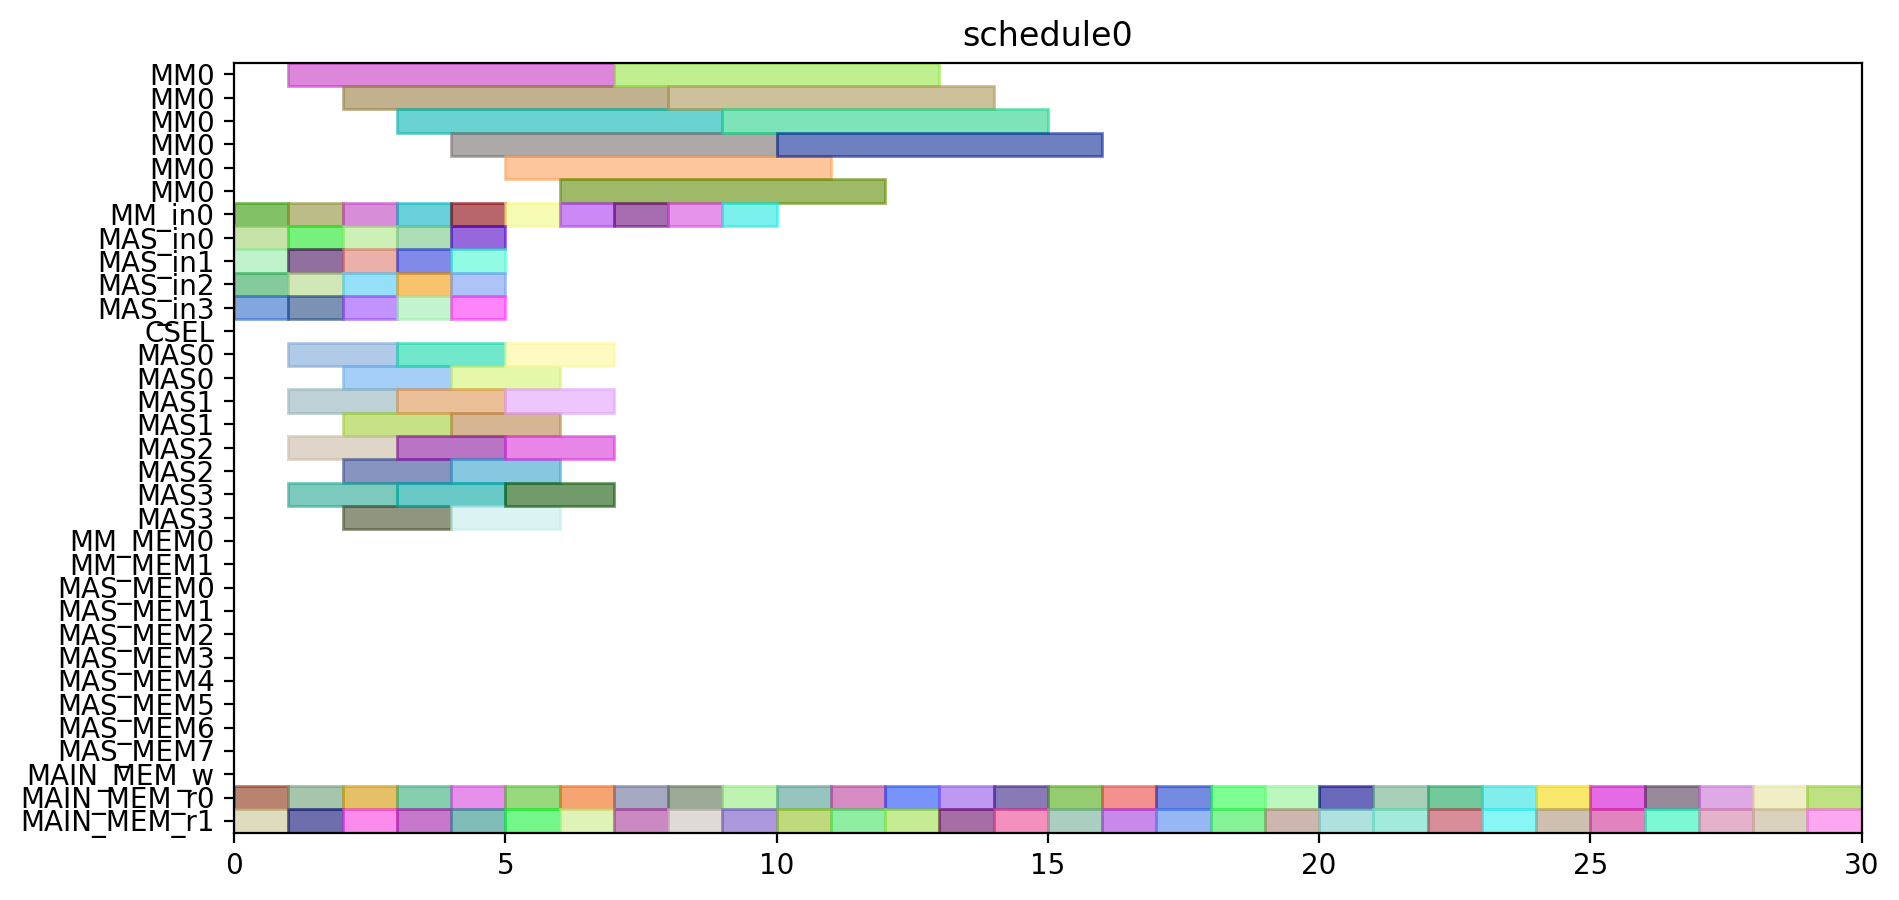

The script that drew this image:
from pyschedule import Scenario, solvers, plotters, alt


def solve():
	horizon = 131
	S = Scenario("schedule0", horizon=horizon)

	# resource
	MM = S.Resources('MM', num=1, size=6)
	MM_in = S.Resources('MM_in', num=1)
	MAS_in = S.Resources('MAS_in', num=4)
	CSEL = S.Resource('CSEL')
	MAS = S.Resources('MAS', num=4, size=2, periods=range(1, horizon))
	MM_MEM = S.Resources('MM_MEM', num=2)
	MAS_MEM = S.Resources('MAS_MEM', num=8)
	MAIN_MEM_w = S.Resource('MAIN_MEM_w', size=1)
	MAIN_MEM_r = S.Resources('MAIN_MEM_r', num=2)

	# result of previous scheduling

	# new tasks
	c_aa_a1_0 = S.Task('c_aa_a1_0', length=2, delay_cost=1)
	c_aa_a1_0 += alt(MAS)
	c_aa_a1_0_in = S.Task('c_aa_a1_0_in', length=1, delay_cost=1)
	c_aa_a1_0_in += alt(MAS_in)
	S += c_aa_a1_0_in*MAS_in[0]<=c_aa_a1_0*MAS[0]

	S += c_aa_a1_0_in*MAS_in[1]<=c_aa_a1_0*MAS[1]

	S += c_aa_a1_0_in*MAS_in[2]<=c_aa_a1_0*MAS[2]

	S += c_aa_a1_0_in*MAS_in[3]<=c_aa_a1_0*MAS[3]

	c_aa_a1_0_mem0 = S.Task('c_aa_a1_0_mem0', length=1, delay_cost=1)
	c_aa_a1_0_mem0 += MAIN_MEM_r[0]
	c_aa_a1_0_mem1 = S.Task('c_aa_a1_0_mem1', length=1, delay_cost=1)
	c_aa_a1_0_mem1 += MAIN_MEM_r[1]
	c_aa_a1_1 = S.Task('c_aa_a1_1', length=2, delay_cost=1)
	c_aa_a1_1 += alt(MAS)
	c_aa_a1_1_in = S.Task('c_aa_a1_1_in', length=1, delay_cost=1)
	c_aa_a1_1_in += alt(MAS_in)
	S += c_aa_a1_1_in*MAS_in[0]<=c_aa_a1_1*MAS[0]

	S += c_aa_a1_1_in*MAS_in[1]<=c_aa_a1_1*MAS[1]

	S += c_aa_a1_1_in*MAS_in[2]<=c_aa_a1_1*MAS[2]

	S += c_aa_a1_1_in*MAS_in[3]<=c_aa_a1_1*MAS[3]

	c_aa_a1_1_mem0 = S.Task('c_aa_a1_1_mem0', length=1, delay_cost=1)
	c_aa_a1_1_mem0 += MAIN_MEM_r[0]
	c_aa_a1_1_mem1 = S.Task('c_aa_a1_1_mem1', length=1, delay_cost=1)
	c_aa_a1_1_mem1 += MAIN_MEM_r[1]
	c_aa_t10 = S.Task('c_aa_t10', length=2, delay_cost=1)
	c_aa_t10 += alt(MAS)
	c_aa_t10_in = S.Task('c_aa_t10_in', length=1, delay_cost=1)
	c_aa_t10_in += alt(MAS_in)
	S += c_aa_t10_in*MAS_in[0]<=c_aa_t10*MAS[0]

	S += c_aa_t10_in*MAS_in[1]<=c_aa_t10*MAS[1]

	S += c_aa_t10_in*MAS_in[2]<=c_aa_t10*MAS[2]

	S += c_aa_t10_in*MAS_in[3]<=c_aa_t10*MAS[3]

	c_aa_t10_mem0 = S.Task('c_aa_t10_mem0', length=1, delay_cost=1)
	c_aa_t10_mem0 += MAIN_MEM_r[0]
	c_aa_t10_mem1 = S.Task('c_aa_t10_mem1', length=1, delay_cost=1)
	c_aa_t10_mem1 += MAIN_MEM_r[1]
	c_aa_t11 = S.Task('c_aa_t11', length=2, delay_cost=1)
	c_aa_t11 += alt(MAS)
	c_aa_t11_in = S.Task('c_aa_t11_in', length=1, delay_cost=1)
	c_aa_t11_in += alt(MAS_in)
	S += c_aa_t11_in*MAS_in[0]<=c_aa_t11*MAS[0]

	S += c_aa_t11_in*MAS_in[1]<=c_aa_t11*MAS[1]

	S += c_aa_t11_in*MAS_in[2]<=c_aa_t11*MAS[2]

	S += c_aa_t11_in*MAS_in[3]<=c_aa_t11*MAS[3]

	c_aa_t11_mem0 = S.Task('c_aa_t11_mem0', length=1, delay_cost=1)
	c_aa_t11_mem0 += MAIN_MEM_r[0]
	c_aa_t11_mem1 = S.Task('c_aa_t11_mem1', length=1, delay_cost=1)
	c_aa_t11_mem1 += MAIN_MEM_r[1]
	c_aa_t3_t0 = S.Task('c_aa_t3_t0', length=6, delay_cost=1)
	c_aa_t3_t0 += alt(MM)
	c_aa_t3_t0_in = S.Task('c_aa_t3_t0_in', length=1, delay_cost=1)
	c_aa_t3_t0_in += alt(MM_in)
	S += c_aa_t3_t0_in*MM_in[0]<=c_aa_t3_t0*MM[0]

	c_aa_t3_t0_mem0 = S.Task('c_aa_t3_t0_mem0', length=1, delay_cost=1)
	c_aa_t3_t0_mem0 += MAIN_MEM_r[0]
	c_aa_t3_t0_mem1 = S.Task('c_aa_t3_t0_mem1', length=1, delay_cost=1)
	c_aa_t3_t0_mem1 += MAIN_MEM_r[1]
	c_aa_t3_t1 = S.Task('c_aa_t3_t1', length=6, delay_cost=1)
	c_aa_t3_t1 += alt(MM)
	c_aa_t3_t1_in = S.Task('c_aa_t3_t1_in', length=1, delay_cost=1)
	c_aa_t3_t1_in += alt(MM_in)
	S += c_aa_t3_t1_in*MM_in[0]<=c_aa_t3_t1*MM[0]

	c_aa_t3_t1_mem0 = S.Task('c_aa_t3_t1_mem0', length=1, delay_cost=1)
	c_aa_t3_t1_mem0 += MAIN_MEM_r[0]
	c_aa_t3_t1_mem1 = S.Task('c_aa_t3_t1_mem1', length=1, delay_cost=1)
	c_aa_t3_t1_mem1 += MAIN_MEM_r[1]
	c_aa_t3_t2 = S.Task('c_aa_t3_t2', length=2, delay_cost=1)
	c_aa_t3_t2 += alt(MAS)
	c_aa_t3_t2_in = S.Task('c_aa_t3_t2_in', length=1, delay_cost=1)
	c_aa_t3_t2_in += alt(MAS_in)
	S += c_aa_t3_t2_in*MAS_in[0]<=c_aa_t3_t2*MAS[0]

	S += c_aa_t3_t2_in*MAS_in[1]<=c_aa_t3_t2*MAS[1]

	S += c_aa_t3_t2_in*MAS_in[2]<=c_aa_t3_t2*MAS[2]

	S += c_aa_t3_t2_in*MAS_in[3]<=c_aa_t3_t2*MAS[3]

	c_aa_t3_t2_mem0 = S.Task('c_aa_t3_t2_mem0', length=1, delay_cost=1)
	c_aa_t3_t2_mem0 += MAIN_MEM_r[0]
	c_aa_t3_t2_mem1 = S.Task('c_aa_t3_t2_mem1', length=1, delay_cost=1)
	c_aa_t3_t2_mem1 += MAIN_MEM_r[1]
	c_aa_t3_t3 = S.Task('c_aa_t3_t3', length=2, delay_cost=1)
	c_aa_t3_t3 += alt(MAS)
	c_aa_t3_t3_in = S.Task('c_aa_t3_t3_in', length=1, delay_cost=1)
	c_aa_t3_t3_in += alt(MAS_in)
	S += c_aa_t3_t3_in*MAS_in[0]<=c_aa_t3_t3*MAS[0]

	S += c_aa_t3_t3_in*MAS_in[1]<=c_aa_t3_t3*MAS[1]

	S += c_aa_t3_t3_in*MAS_in[2]<=c_aa_t3_t3*MAS[2]

	S += c_aa_t3_t3_in*MAS_in[3]<=c_aa_t3_t3*MAS[3]

	c_aa_t3_t3_mem0 = S.Task('c_aa_t3_t3_mem0', length=1, delay_cost=1)
	c_aa_t3_t3_mem0 += MAIN_MEM_r[0]
	c_aa_t3_t3_mem1 = S.Task('c_aa_t3_t3_mem1', length=1, delay_cost=1)
	c_aa_t3_t3_mem1 += MAIN_MEM_r[1]
	c_bb_a1_0 = S.Task('c_bb_a1_0', length=2, delay_cost=1)
	c_bb_a1_0 += alt(MAS)
	c_bb_a1_0_in = S.Task('c_bb_a1_0_in', length=1, delay_cost=1)
	c_bb_a1_0_in += alt(MAS_in)
	S += c_bb_a1_0_in*MAS_in[0]<=c_bb_a1_0*MAS[0]

	S += c_bb_a1_0_in*MAS_in[1]<=c_bb_a1_0*MAS[1]

	S += c_bb_a1_0_in*MAS_in[2]<=c_bb_a1_0*MAS[2]

	S += c_bb_a1_0_in*MAS_in[3]<=c_bb_a1_0*MAS[3]

	c_bb_a1_0_mem0 = S.Task('c_bb_a1_0_mem0', length=1, delay_cost=1)
	c_bb_a1_0_mem0 += MAIN_MEM_r[0]
	c_bb_a1_0_mem1 = S.Task('c_bb_a1_0_mem1', length=1, delay_cost=1)
	c_bb_a1_0_mem1 += MAIN_MEM_r[1]
	c_bb_a1_1 = S.Task('c_bb_a1_1', length=2, delay_cost=1)
	c_bb_a1_1 += alt(MAS)
	c_bb_a1_1_in = S.Task('c_bb_a1_1_in', length=1, delay_cost=1)
	c_bb_a1_1_in += alt(MAS_in)
	S += c_bb_a1_1_in*MAS_in[0]<=c_bb_a1_1*MAS[0]

	S += c_bb_a1_1_in*MAS_in[1]<=c_bb_a1_1*MAS[1]

	S += c_bb_a1_1_in*MAS_in[2]<=c_bb_a1_1*MAS[2]

	S += c_bb_a1_1_in*MAS_in[3]<=c_bb_a1_1*MAS[3]

	c_bb_a1_1_mem0 = S.Task('c_bb_a1_1_mem0', length=1, delay_cost=1)
	c_bb_a1_1_mem0 += MAIN_MEM_r[0]
	c_bb_a1_1_mem1 = S.Task('c_bb_a1_1_mem1', length=1, delay_cost=1)
	c_bb_a1_1_mem1 += MAIN_MEM_r[1]
	c_bb_t10 = S.Task('c_bb_t10', length=2, delay_cost=1)
	c_bb_t10 += alt(MAS)
	c_bb_t10_in = S.Task('c_bb_t10_in', length=1, delay_cost=1)
	c_bb_t10_in += alt(MAS_in)
	S += c_bb_t10_in*MAS_in[0]<=c_bb_t10*MAS[0]

	S += c_bb_t10_in*MAS_in[1]<=c_bb_t10*MAS[1]

	S += c_bb_t10_in*MAS_in[2]<=c_bb_t10*MAS[2]

	S += c_bb_t10_in*MAS_in[3]<=c_bb_t10*MAS[3]

	c_bb_t10_mem0 = S.Task('c_bb_t10_mem0', length=1, delay_cost=1)
	c_bb_t10_mem0 += MAIN_MEM_r[0]
	c_bb_t10_mem1 = S.Task('c_bb_t10_mem1', length=1, delay_cost=1)
	c_bb_t10_mem1 += MAIN_MEM_r[1]
	c_bb_t11 = S.Task('c_bb_t11', length=2, delay_cost=1)
	c_bb_t11 += alt(MAS)
	c_bb_t11_in = S.Task('c_bb_t11_in', length=1, delay_cost=1)
	c_bb_t11_in += alt(MAS_in)
	S += c_bb_t11_in*MAS_in[0]<=c_bb_t11*MAS[0]

	S += c_bb_t11_in*MAS_in[1]<=c_bb_t11*MAS[1]

	S += c_bb_t11_in*MAS_in[2]<=c_bb_t11*MAS[2]

	S += c_bb_t11_in*MAS_in[3]<=c_bb_t11*MAS[3]

	c_bb_t11_mem0 = S.Task('c_bb_t11_mem0', length=1, delay_cost=1)
	c_bb_t11_mem0 += MAIN_MEM_r[0]
	c_bb_t11_mem1 = S.Task('c_bb_t11_mem1', length=1, delay_cost=1)
	c_bb_t11_mem1 += MAIN_MEM_r[1]
	c_bb_t3_t0 = S.Task('c_bb_t3_t0', length=6, delay_cost=1)
	c_bb_t3_t0 += alt(MM)
	c_bb_t3_t0_in = S.Task('c_bb_t3_t0_in', length=1, delay_cost=1)
	c_bb_t3_t0_in += alt(MM_in)
	S += c_bb_t3_t0_in*MM_in[0]<=c_bb_t3_t0*MM[0]

	c_bb_t3_t0_mem0 = S.Task('c_bb_t3_t0_mem0', length=1, delay_cost=1)
	c_bb_t3_t0_mem0 += MAIN_MEM_r[0]
	c_bb_t3_t0_mem1 = S.Task('c_bb_t3_t0_mem1', length=1, delay_cost=1)
	c_bb_t3_t0_mem1 += MAIN_MEM_r[1]
	c_bb_t3_t1 = S.Task('c_bb_t3_t1', length=6, delay_cost=1)
	c_bb_t3_t1 += alt(MM)
	c_bb_t3_t1_in = S.Task('c_bb_t3_t1_in', length=1, delay_cost=1)
	c_bb_t3_t1_in += alt(MM_in)
	S += c_bb_t3_t1_in*MM_in[0]<=c_bb_t3_t1*MM[0]

	c_bb_t3_t1_mem0 = S.Task('c_bb_t3_t1_mem0', length=1, delay_cost=1)
	c_bb_t3_t1_mem0 += MAIN_MEM_r[0]
	c_bb_t3_t1_mem1 = S.Task('c_bb_t3_t1_mem1', length=1, delay_cost=1)
	c_bb_t3_t1_mem1 += MAIN_MEM_r[1]
	c_bb_t3_t2 = S.Task('c_bb_t3_t2', length=2, delay_cost=1)
	c_bb_t3_t2 += alt(MAS)
	c_bb_t3_t2_in = S.Task('c_bb_t3_t2_in', length=1, delay_cost=1)
	c_bb_t3_t2_in += alt(MAS_in)
	S += c_bb_t3_t2_in*MAS_in[0]<=c_bb_t3_t2*MAS[0]

	S += c_bb_t3_t2_in*MAS_in[1]<=c_bb_t3_t2*MAS[1]

	S += c_bb_t3_t2_in*MAS_in[2]<=c_bb_t3_t2*MAS[2]

	S += c_bb_t3_t2_in*MAS_in[3]<=c_bb_t3_t2*MAS[3]

	c_bb_t3_t2_mem0 = S.Task('c_bb_t3_t2_mem0', length=1, delay_cost=1)
	c_bb_t3_t2_mem0 += MAIN_MEM_r[0]
	c_bb_t3_t2_mem1 = S.Task('c_bb_t3_t2_mem1', length=1, delay_cost=1)
	c_bb_t3_t2_mem1 += MAIN_MEM_r[1]
	c_bb_t3_t3 = S.Task('c_bb_t3_t3', length=2, delay_cost=1)
	c_bb_t3_t3 += alt(MAS)
	c_bb_t3_t3_in = S.Task('c_bb_t3_t3_in', length=1, delay_cost=1)
	c_bb_t3_t3_in += alt(MAS_in)
	S += c_bb_t3_t3_in*MAS_in[0]<=c_bb_t3_t3*MAS[0]

	S += c_bb_t3_t3_in*MAS_in[1]<=c_bb_t3_t3*MAS[1]

	S += c_bb_t3_t3_in*MAS_in[2]<=c_bb_t3_t3*MAS[2]

	S += c_bb_t3_t3_in*MAS_in[3]<=c_bb_t3_t3*MAS[3]

	c_bb_t3_t3_mem0 = S.Task('c_bb_t3_t3_mem0', length=1, delay_cost=1)
	c_bb_t3_t3_mem0 += MAIN_MEM_r[0]
	c_bb_t3_t3_mem1 = S.Task('c_bb_t3_t3_mem1', length=1, delay_cost=1)
	c_bb_t3_t3_mem1 += MAIN_MEM_r[1]
	c_cc_a1_0 = S.Task('c_cc_a1_0', length=2, delay_cost=1)
	c_cc_a1_0 += alt(MAS)
	c_cc_a1_0_in = S.Task('c_cc_a1_0_in', length=1, delay_cost=1)
	c_cc_a1_0_in += alt(MAS_in)
	S += c_cc_a1_0_in*MAS_in[0]<=c_cc_a1_0*MAS[0]

	S += c_cc_a1_0_in*MAS_in[1]<=c_cc_a1_0*MAS[1]

	S += c_cc_a1_0_in*MAS_in[2]<=c_cc_a1_0*MAS[2]

	S += c_cc_a1_0_in*MAS_in[3]<=c_cc_a1_0*MAS[3]

	c_cc_a1_0_mem0 = S.Task('c_cc_a1_0_mem0', length=1, delay_cost=1)
	c_cc_a1_0_mem0 += MAIN_MEM_r[0]
	c_cc_a1_0_mem1 = S.Task('c_cc_a1_0_mem1', length=1, delay_cost=1)
	c_cc_a1_0_mem1 += MAIN_MEM_r[1]
	c_cc_a1_1 = S.Task('c_cc_a1_1', length=2, delay_cost=1)
	c_cc_a1_1 += alt(MAS)
	c_cc_a1_1_in = S.Task('c_cc_a1_1_in', length=1, delay_cost=1)
	c_cc_a1_1_in += alt(MAS_in)
	S += c_cc_a1_1_in*MAS_in[0]<=c_cc_a1_1*MAS[0]

	S += c_cc_a1_1_in*MAS_in[1]<=c_cc_a1_1*MAS[1]

	S += c_cc_a1_1_in*MAS_in[2]<=c_cc_a1_1*MAS[2]

	S += c_cc_a1_1_in*MAS_in[3]<=c_cc_a1_1*MAS[3]

	c_cc_a1_1_mem0 = S.Task('c_cc_a1_1_mem0', length=1, delay_cost=1)
	c_cc_a1_1_mem0 += MAIN_MEM_r[0]
	c_cc_a1_1_mem1 = S.Task('c_cc_a1_1_mem1', length=1, delay_cost=1)
	c_cc_a1_1_mem1 += MAIN_MEM_r[1]
	c_cc_t10 = S.Task('c_cc_t10', length=2, delay_cost=1)
	c_cc_t10 += alt(MAS)
	c_cc_t10_in = S.Task('c_cc_t10_in', length=1, delay_cost=1)
	c_cc_t10_in += alt(MAS_in)
	S += c_cc_t10_in*MAS_in[0]<=c_cc_t10*MAS[0]

	S += c_cc_t10_in*MAS_in[1]<=c_cc_t10*MAS[1]

	S += c_cc_t10_in*MAS_in[2]<=c_cc_t10*MAS[2]

	S += c_cc_t10_in*MAS_in[3]<=c_cc_t10*MAS[3]

	c_cc_t10_mem0 = S.Task('c_cc_t10_mem0', length=1, delay_cost=1)
	c_cc_t10_mem0 += MAIN_MEM_r[0]
	c_cc_t10_mem1 = S.Task('c_cc_t10_mem1', length=1, delay_cost=1)
	c_cc_t10_mem1 += MAIN_MEM_r[1]
	c_cc_t11 = S.Task('c_cc_t11', length=2, delay_cost=1)
	c_cc_t11 += alt(MAS)
	c_cc_t11_in = S.Task('c_cc_t11_in', length=1, delay_cost=1)
	c_cc_t11_in += alt(MAS_in)
	S += c_cc_t11_in*MAS_in[0]<=c_cc_t11*MAS[0]

	S += c_cc_t11_in*MAS_in[1]<=c_cc_t11*MAS[1]

	S += c_cc_t11_in*MAS_in[2]<=c_cc_t11*MAS[2]

	S += c_cc_t11_in*MAS_in[3]<=c_cc_t11*MAS[3]

	c_cc_t11_mem0 = S.Task('c_cc_t11_mem0', length=1, delay_cost=1)
	c_cc_t11_mem0 += MAIN_MEM_r[0]
	c_cc_t11_mem1 = S.Task('c_cc_t11_mem1', length=1, delay_cost=1)
	c_cc_t11_mem1 += MAIN_MEM_r[1]
	c_cc_t3_t0 = S.Task('c_cc_t3_t0', length=6, delay_cost=1)
	c_cc_t3_t0 += alt(MM)
	c_cc_t3_t0_in = S.Task('c_cc_t3_t0_in', length=1, delay_cost=1)
	c_cc_t3_t0_in += alt(MM_in)
	S += c_cc_t3_t0_in*MM_in[0]<=c_cc_t3_t0*MM[0]

	c_cc_t3_t0_mem0 = S.Task('c_cc_t3_t0_mem0', length=1, delay_cost=1)
	c_cc_t3_t0_mem0 += MAIN_MEM_r[0]
	c_cc_t3_t0_mem1 = S.Task('c_cc_t3_t0_mem1', length=1, delay_cost=1)
	c_cc_t3_t0_mem1 += MAIN_MEM_r[1]
	c_cc_t3_t1 = S.Task('c_cc_t3_t1', length=6, delay_cost=1)
	c_cc_t3_t1 += alt(MM)
	c_cc_t3_t1_in = S.Task('c_cc_t3_t1_in', length=1, delay_cost=1)
	c_cc_t3_t1_in += alt(MM_in)
	S += c_cc_t3_t1_in*MM_in[0]<=c_cc_t3_t1*MM[0]

	c_cc_t3_t1_mem0 = S.Task('c_cc_t3_t1_mem0', length=1, delay_cost=1)
	c_cc_t3_t1_mem0 += MAIN_MEM_r[0]
	c_cc_t3_t1_mem1 = S.Task('c_cc_t3_t1_mem1', length=1, delay_cost=1)
	c_cc_t3_t1_mem1 += MAIN_MEM_r[1]
	c_cc_t3_t2 = S.Task('c_cc_t3_t2', length=2, delay_cost=1)
	c_cc_t3_t2 += alt(MAS)
	c_cc_t3_t2_in = S.Task('c_cc_t3_t2_in', length=1, delay_cost=1)
	c_cc_t3_t2_in += alt(MAS_in)
	S += c_cc_t3_t2_in*MAS_in[0]<=c_cc_t3_t2*MAS[0]

	S += c_cc_t3_t2_in*MAS_in[1]<=c_cc_t3_t2*MAS[1]

	S += c_cc_t3_t2_in*MAS_in[2]<=c_cc_t3_t2*MAS[2]

	S += c_cc_t3_t2_in*MAS_in[3]<=c_cc_t3_t2*MAS[3]

	c_cc_t3_t2_mem0 = S.Task('c_cc_t3_t2_mem0', length=1, delay_cost=1)
	c_cc_t3_t2_mem0 += MAIN_MEM_r[0]
	c_cc_t3_t2_mem1 = S.Task('c_cc_t3_t2_mem1', length=1, delay_cost=1)
	c_cc_t3_t2_mem1 += MAIN_MEM_r[1]
	c_cc_t3_t3 = S.Task('c_cc_t3_t3', length=2, delay_cost=1)
	c_cc_t3_t3 += alt(MAS)
	c_cc_t3_t3_in = S.Task('c_cc_t3_t3_in', length=1, delay_cost=1)
	c_cc_t3_t3_in += alt(MAS_in)
	S += c_cc_t3_t3_in*MAS_in[0]<=c_cc_t3_t3*MAS[0]

	S += c_cc_t3_t3_in*MAS_in[1]<=c_cc_t3_t3*MAS[1]

	S += c_cc_t3_t3_in*MAS_in[2]<=c_cc_t3_t3*MAS[2]

	S += c_cc_t3_t3_in*MAS_in[3]<=c_cc_t3_t3*MAS[3]

	c_cc_t3_t3_mem0 = S.Task('c_cc_t3_t3_mem0', length=1, delay_cost=1)
	c_cc_t3_t3_mem0 += MAIN_MEM_r[0]
	c_cc_t3_t3_mem1 = S.Task('c_cc_t3_t3_mem1', length=1, delay_cost=1)
	c_cc_t3_t3_mem1 += MAIN_MEM_r[1]
	c_ab_t0_t0 = S.Task('c_ab_t0_t0', length=6, delay_cost=1)
	c_ab_t0_t0 += alt(MM)
	c_ab_t0_t0_in = S.Task('c_ab_t0_t0_in', length=1, delay_cost=1)
	c_ab_t0_t0_in += alt(MM_in)
	S += c_ab_t0_t0_in*MM_in[0]<=c_ab_t0_t0*MM[0]

	c_ab_t0_t0_mem0 = S.Task('c_ab_t0_t0_mem0', length=1, delay_cost=1)
	c_ab_t0_t0_mem0 += MAIN_MEM_r[0]
	c_ab_t0_t0_mem1 = S.Task('c_ab_t0_t0_mem1', length=1, delay_cost=1)
	c_ab_t0_t0_mem1 += MAIN_MEM_r[1]
	c_ab_t0_t1 = S.Task('c_ab_t0_t1', length=6, delay_cost=1)
	c_ab_t0_t1 += alt(MM)
	c_ab_t0_t1_in = S.Task('c_ab_t0_t1_in', length=1, delay_cost=1)
	c_ab_t0_t1_in += alt(MM_in)
	S += c_ab_t0_t1_in*MM_in[0]<=c_ab_t0_t1*MM[0]

	c_ab_t0_t1_mem0 = S.Task('c_ab_t0_t1_mem0', length=1, delay_cost=1)
	c_ab_t0_t1_mem0 += MAIN_MEM_r[0]
	c_ab_t0_t1_mem1 = S.Task('c_ab_t0_t1_mem1', length=1, delay_cost=1)
	c_ab_t0_t1_mem1 += MAIN_MEM_r[1]
	c_ab_t0_t2 = S.Task('c_ab_t0_t2', length=2, delay_cost=1)
	c_ab_t0_t2 += alt(MAS)
	c_ab_t0_t2_in = S.Task('c_ab_t0_t2_in', length=1, delay_cost=1)
	c_ab_t0_t2_in += alt(MAS_in)
	S += c_ab_t0_t2_in*MAS_in[0]<=c_ab_t0_t2*MAS[0]

	S += c_ab_t0_t2_in*MAS_in[1]<=c_ab_t0_t2*MAS[1]

	S += c_ab_t0_t2_in*MAS_in[2]<=c_ab_t0_t2*MAS[2]

	S += c_ab_t0_t2_in*MAS_in[3]<=c_ab_t0_t2*MAS[3]

	c_ab_t0_t2_mem0 = S.Task('c_ab_t0_t2_mem0', length=1, delay_cost=1)
	c_ab_t0_t2_mem0 += MAIN_MEM_r[0]
	c_ab_t0_t2_mem1 = S.Task('c_ab_t0_t2_mem1', length=1, delay_cost=1)
	c_ab_t0_t2_mem1 += MAIN_MEM_r[1]
	c_ab_t0_t3 = S.Task('c_ab_t0_t3', length=2, delay_cost=1)
	c_ab_t0_t3 += alt(MAS)
	c_ab_t0_t3_in = S.Task('c_ab_t0_t3_in', length=1, delay_cost=1)
	c_ab_t0_t3_in += alt(MAS_in)
	S += c_ab_t0_t3_in*MAS_in[0]<=c_ab_t0_t3*MAS[0]

	S += c_ab_t0_t3_in*MAS_in[1]<=c_ab_t0_t3*MAS[1]

	S += c_ab_t0_t3_in*MAS_in[2]<=c_ab_t0_t3*MAS[2]

	S += c_ab_t0_t3_in*MAS_in[3]<=c_ab_t0_t3*MAS[3]

	c_ab_t0_t3_mem0 = S.Task('c_ab_t0_t3_mem0', length=1, delay_cost=1)
	c_ab_t0_t3_mem0 += MAIN_MEM_r[0]
	c_ab_t0_t3_mem1 = S.Task('c_ab_t0_t3_mem1', length=1, delay_cost=1)
	c_ab_t0_t3_mem1 += MAIN_MEM_r[1]
	c_ab_t1_t0 = S.Task('c_ab_t1_t0', length=6, delay_cost=1)
	c_ab_t1_t0 += alt(MM)
	c_ab_t1_t0_in = S.Task('c_ab_t1_t0_in', length=1, delay_cost=1)
	c_ab_t1_t0_in += alt(MM_in)
	S += c_ab_t1_t0_in*MM_in[0]<=c_ab_t1_t0*MM[0]

	c_ab_t1_t0_mem0 = S.Task('c_ab_t1_t0_mem0', length=1, delay_cost=1)
	c_ab_t1_t0_mem0 += MAIN_MEM_r[0]
	c_ab_t1_t0_mem1 = S.Task('c_ab_t1_t0_mem1', length=1, delay_cost=1)
	c_ab_t1_t0_mem1 += MAIN_MEM_r[1]
	c_ab_t1_t1 = S.Task('c_ab_t1_t1', length=6, delay_cost=1)
	c_ab_t1_t1 += alt(MM)
	c_ab_t1_t1_in = S.Task('c_ab_t1_t1_in', length=1, delay_cost=1)
	c_ab_t1_t1_in += alt(MM_in)
	S += c_ab_t1_t1_in*MM_in[0]<=c_ab_t1_t1*MM[0]

	c_ab_t1_t1_mem0 = S.Task('c_ab_t1_t1_mem0', length=1, delay_cost=1)
	c_ab_t1_t1_mem0 += MAIN_MEM_r[0]
	c_ab_t1_t1_mem1 = S.Task('c_ab_t1_t1_mem1', length=1, delay_cost=1)
	c_ab_t1_t1_mem1 += MAIN_MEM_r[1]
	solvers.mip.solve(S,msg=1,kind='CPLEX',ratio_gap=1.01)

	solution = [['hoge']*len(S.solution()[1]) for i in range(len(S.solution()))]
	for i in range(len(S.solution())):
		for j in range(len(S.solution()[i])):
			solution[i][j]=str(S.solution()[i][j])
	print(solution)

	cycles = int(solution[-1][3])

	pic_file_name = "/home/mfukuda/ABE/multiRAM_multiMAS_16mux/scheduling_result/stage6MM1_stage2MAS4/FP12_INV_BEFORE_FPINV/schedule0.png"
	if(S.solution() != []):
		plotters.matplotlib.plot(S,img_filename=pic_file_name, show_task_labels=False, fig_size=(cycles*0.25+3, 5))

	return solution
